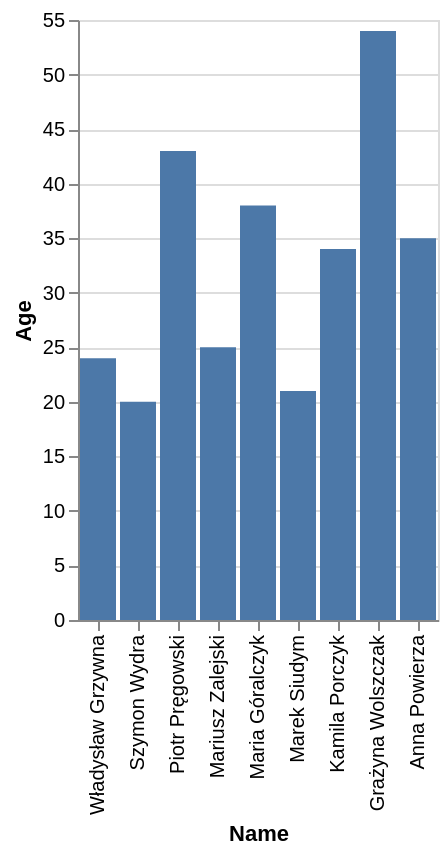

Write the Vega-Lite specification saved for this chart.
### Vega-Lite specification from a JSON file in a GitHub repository (floating-point values rounded to 4 significant figures)
{"data": {"values": [{"x_data": "Władysław Grzywna", "y_data": 24}, {"x_data": "Szymon Wydra", "y_data": 20}, {"x_data": "Piotr Pręgowski", "y_data": 43}, {"x_data": "Mariusz Zalejski", "y_data": 25}, {"x_data": "Maria Góralczyk", "y_data": 38}, {"x_data": "Marek Siudym", "y_data": 21}, {"x_data": "Kamila Porczyk", "y_data": 34}, {"x_data": "Grażyna Wolszczak", "y_data": 54}, {"x_data": "Anna Powierza", "y_data": 35}]}, "mark": "bar", "encoding": {"x": {"field": "x_data", "type": "nominal", "title": "Name", "sort": "descending"}, "y": {"field": "y_data", "type": "quantitative", "title": "Age"}}}
